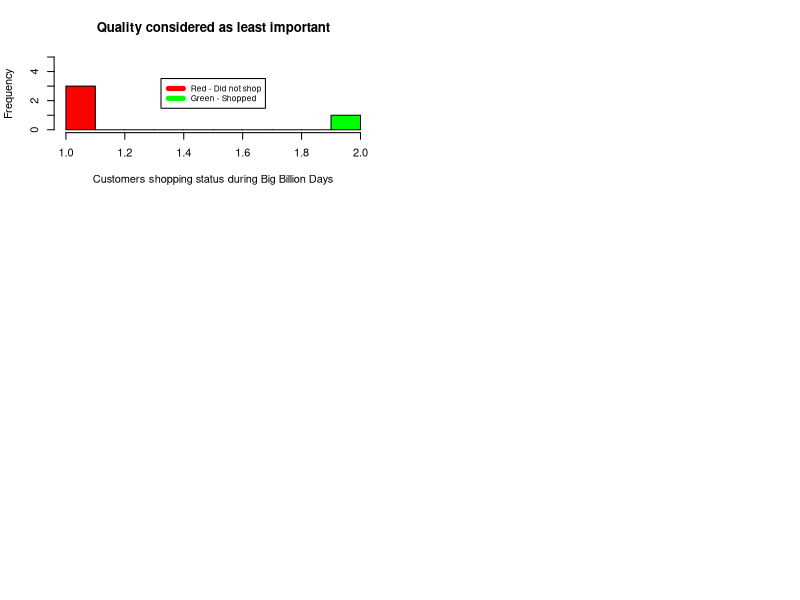

This chart was generated by the following R code: (Note: this script raises an error after producing the figure.)
data<- read.csv('data.csv')

View(data)

#Q1. Does age affect the customers being aware of 'The Big Billion Days' sale?
#H0: Age does not affect customers being aware of 'The Big Billion Days' sale.
#H1: Age influences customers being aware of 'The Big Billion Days' sale.
#Performing chi-square test since both the variables are categorical.
chisq.test(data$Have.you.heard.about..The.Big.Billion.Days..,data$Your.age.group.range)
#Since p < 0.05, we accept alternative hypothesis i.e age affects customers being aware of 'The Big Billion Days' sale.

#Q2. Does age influence customers shopping during 'The Big Billion Days' sale?
#H0: Age does not influence customers shopping during 'The Big Billion Days' sale.
#H1: Age influences customers shopping during 'The Big Billion Days' sale.
#Performing chi-square test since both the variables are categorical.
chisq.test(data$Have.you.shopped.during..The.Big.Billion.Days..,data$Your.age.group.range)
#Since p > 0.05, we accept null hypothesis i.e age does not influence customers shopping during 'The Big Billion Days' sale.

#Q3. Does the customer's type of city that they live in affect their awareness of 'The Big Billion Days' sale?
#H0: Customer's type of city does not affect their awareness of 'The Big Billion Days' sale.
#H1: Customer's type of city affects their awareness of 'The Big Billion Days' sale.
chisq.test(data$Have.you.heard.about..The.Big.Billion.Days..,data$The.city.you.stay)
#Since p > 0.05, we accept null hypothesis i.e customer's type of city does not affect their awareness of 'The Big Billion Days' sale.

#Q4. Does the customer's type of city that they live in affect their shopping during 'The Big Billion Days' sale?
#H0: Customer's type of city does not affect their shopping during 'The Big Billion Days' sale.
#H1: Customer's type of city does affect their shopping during 'The Big Billion Days' sale.
chisq.test(data$Have.you.shopped.during..The.Big.Billion.Days..,data$The.city.you.stay)
#Since p > 0.05, we accept null hypothesis i.e customer's type of city does not affect their shopping during 'The Big Billion Days' sale.

#Q5. Does the customer's profession affect their awareness of 'The Big Billion Days' sale?
#H0: Customer's profession does not affect their awareness of 'The Big Billion Days' sale.
#H1: Customer's profession affects their awareness of 'The Big Billion Days' sale.
chisq.test(data$Profession.that.you.belong.to,data$Have.you.heard.about..The.Big.Billion.Days..)
#Since p < 0.05, we accept alternative hypothesis i.e customer's profession affects their awareness of 'The Big Billion Days' sale.

#Q6. Does the customer's profession affect their shopping during 'The Big Billion Days' sale?
#H0: Customer's profession does not affect their shopping during 'The Big Billion Days' sale.
#H1: Customer's profession affects their shopping during 'The Big Billion Days' sale.
chisq.test(data$Profession.that.you.belong.to,data$Have.you.shopped.during..The.Big.Billion.Days..)
#Since p > 0.05, we accept null hypothesis i.e customer's profession does not affect their shopping during 'The Big Billion Days' sale.

#Q7. Is there any association between the customers knowing about 'The Big Billion Days' sale and the customer's frequency of shopping?
#H0: There is no association between the customers knowing about 'The Big Billion Days' sale and the customer's frequency of shopping.
#H1: There is an association between the customers knowing about 'The Big Billion Days' sale and the customer's frequency of shopping.
chisq.test(data$Have.you.heard.about..The.Big.Billion.Days..,data$How.often.do.you.shop.from.Flipkart.)
#Since p > 0.05, we accept null hypothesis i.e there is no association between the customers knowing about 'The Big Billion Days' sale and the customer's frequency of shopping.

#Q8. Does customer satisfaction during the sale influence in making customers join the Flipkart Plus membership?
#H0: Customer satisfaction during the sale does not influence in making customers join the Flipkart Plus membership.
#H1: Customer satisfaction during the sale influences in making customers join the Flipkart Plus membership.
chisq.test(data$Are.you.satisfied.with.the.products.on.sale.during..The.Big.Billion.Days.,data$Would.you.consider.joining.Flipkart.Plus.Membership.to.avail.additional.benefits.from..The.Big.Billion.Days..)
#Since p < 0.05, we accept alternative hypothesis i.e customer satisfaction from the products on sale during 'The Big Billion Days' influences in making customers join the Flipkart Plus membership.

#Q9. Does frequency of shopping on Flipkart influence customers from joining Flipkart Plus Membership?
#H0: Frequency of shopping on Flipkart does not influence customers from joining Flipkart Plus Membership?
#H1: Frequency of shopping on Flipkart influences customers from joining Flipkart Plus Membership?
chisq.test(data$How.often.do.you.shop.from.Flipkart.,data$Would.you.consider.joining.Flipkart.Plus.Membership.to.avail.additional.benefits.from..The.Big.Billion.Days..)
#Since p > 0.05, we accept null hypothesis i.e frequency of shopping on Flipkart does not influence customers from joining Flipkart Plus Membership.

#Q10. Does customer profession influence in joining Flipkart Plus Membership to get additional benefits?
#H0: Profession does not influence in joining Flipkart Plus Membership.
#H1: Profession influences in joining Flipkart Plus Membership.
chisq.test(data$Profession.that.you.belong.to,data$Would.you.consider.joining.Flipkart.Plus.Membership.to.avail.additional.benefits.from..The.Big.Billion.Days..)
#Since p > 0.05, we accept null hypothesis i.e profession does not influence customers joining in Flipkart Plus Membership.

#Q11. Does customer's satisfaction to shop on Flipkart compared to other e-commerce companies influence whether the customer has shopped during 'The Big Billion Days'?
#H0: Customer's satisfaction to shop on Flipkart does not influence whether the customer has shopped during 'The Big Billion Days'.
#H1: Customer's satisfaction to shop on Flipkart influences whether the customer has shopped during 'The Big Billion Days'.
chisq.test(data$How.satisfied.would.you.be.when.considering.to.purchase.products.from.the.following.e.commerce.companies...Flipkart.,data$Have.you.shopped.during..The.Big.Billion.Days..)
#Since p < 0.05, we accept alternative hypothesis i.e customer's satisfaction to shop on Flipkart compared to other e-commerce companies influences whether the customer has shopped during 'The Big Billion Days'.

#Q12. Does customer satisfaction with the products on sale during 'The Big Billion Days' influence customer's satisfaction to shop on Flipkart compared to other e-commerce companies?
#H1: Customer's satisfaction with the products on sale during 'The Big Billion Days' does not influence customer's satisfaction to shop on Flipkart.
#H0: Customer's satisfaction with the products on sale during 'The Big Billion Days' influences customer's satisfaction to shop on Flipkart.
chisq.test(data$Are.you.satisfied.with.the.products.on.sale.during..The.Big.Billion.Days.,data$How.satisfied.would.you.be.when.considering.to.purchase.products.from.the.following.e.commerce.companies...Flipkart.)
#Since p < 0.05, we accept alternative hypothesis i.e customer's satisfaction with the products on sale during 'The Big Billion Days' influences customer's satisfaction to shop on Flipkart compared to other e-commerce companies.

#Visualization of Multiple criteria dimensional analysis(MCDA)
#Comparing customers who have shopped and did not shop during big billions day sale to what factors(Quality,Price,Brand,Review,Discount Percentage) do they consider when they purchase a product during online sale season.
a<-as.factor(data$Have.you.shopped.during..The.Big.Billion.Days..)
bigbilliondayshopped<-as.numeric(a) #No is 1 and Yes is 2.


#Quality considered as a factor for purchase:
par(mfrow=c(3,2))
hist(bigbilliondayshopped[data$On.a.scale.of.1.5..1.being.least.and.5.being.most...rate.the.following.important.factors.that.you.would.consider.while.shopping.during.the.sale.season...Quality.==1],ylim=c(0,5),xlab='Customers shopping status during Big Billion Days',main='Quality considered as least important',col=c('red','green'),breaks=10)+legend("center", c("Red - Did not shop", "Green - Shopped"), col=c("red", "green"), lwd=5,cex=0.75)
hist(bigbilliondayshopped[data$On.a.scale.of.1.5..1.being.least.and.5.being.most...rate.the.following.important.factors.that.you.would.consider.while.shopping.during.the.sale.season...Quality.==2],ylim=c(0,5),xlab='Customers shopping status during Big Billion Days',main='Quality considered as slightly important',col=c('red','green'),breaks=10)+legend("center", c("Red - Did not shop", "Green - Shopped"), col=c("red", "green"), lwd=5,cex=0.75)
hist(bigbilliondayshopped[data$On.a.scale.of.1.5..1.being.least.and.5.being.most...rate.the.following.important.factors.that.you.would.consider.while.shopping.during.the.sale.season...Quality.==3],ylim=c(0,15),xlab='Customers shopping status during Big Billion Days',main='Quality considered as important',col=c('red','green'),breaks=10)+legend("center", c("Red - Did not shop", "Green - Shopped"), col=c("red", "green"), lwd=5,cex=0.75)
hist(bigbilliondayshopped[data$On.a.scale.of.1.5..1.being.least.and.5.being.most...rate.the.following.important.factors.that.you.would.consider.while.shopping.during.the.sale.season...Quality.==4],ylim=c(0,30),xlab='Customers shopping status during Big Billion Days',main='Quality considered as fairly important',col=c('red','green'),breaks=10)+legend("center", c("Red - Did not shop", "Green - Shopped"), col=c("red", "green"), lwd=5,cex=0.75)
hist(bigbilliondayshopped[data$On.a.scale.of.1.5..1.being.least.and.5.being.most...rate.the.following.important.factors.that.you.would.consider.while.shopping.during.the.sale.season...Quality.==5],ylim=c(0,35),xlab='Customers shopping status during Big Billion Days',main='Quality considered as very important',col=c('red','green'),breaks=10)+legend("center", c("Red - Did not shop", "Green - Shopped"), col=c("red", "green"), lwd=5,cex=0.75)

#Hypothesis testing
#If the customer did or did not shop during the Big Billion Days sale, does it influence their preference of choosing quality as a factor before purchasing a product during  the sale?
#H0: Customer shopping status during the Big Billion Days sale does not influence their preference of choosing quality as a factor before purchasing a product during sale.
#H1: Customer shopping status during the Big Billion Days sale does influence their preference of choosing quality as a factor before purchasing a product during sale.
chisq.test(data$Have.you.shopped.during..The.Big.Billion.Days..,data$On.a.scale.of.1.5..1.being.least.and.5.being.most...rate.the.following.important.factors.that.you.would.consider.while.shopping.during.the.sale.season...Quality.)
#Since p > 0.05, we accept alternative hypothesis i.e customer shopping status during the Big Billion Days sale does not influence their preference of choosing quality as a factor before purchasing a product during sale.


#Brand considered as a factor for purchase:
par(mfrow=c(3,2))
hist(bigbilliondayshopped[data$On.a.scale.of.1.5..1.being.least.and.5.being.most...rate.the.following.important.factors.that.you.would.consider.while.shopping.during.the.sale.season...Brand.==1],ylim=c(0,5),xlab='Customers shopping status during Big Billion Days',main='Brand considered as least important',col=c('red','green'),breaks=10)+legend("center", c("Red - Did not shop", "Green - Shopped"), col=c("red", "green"), lwd=5,cex=0.75)
hist(bigbilliondayshopped[data$On.a.scale.of.1.5..1.being.least.and.5.being.most...rate.the.following.important.factors.that.you.would.consider.while.shopping.during.the.sale.season...Brand.==2],ylim=c(0,5),xlab='Customers shopping status during Big Billion Days',main='Brand considered as slightly important',col=c('red','green'),breaks=10)+legend("center", c("Red - Did not shop", "Green - Shopped"), col=c("red", "green"), lwd=5,cex=0.75)
hist(bigbilliondayshopped[data$On.a.scale.of.1.5..1.being.least.and.5.being.most...rate.the.following.important.factors.that.you.would.consider.while.shopping.during.the.sale.season...Brand.==3],ylim=c(0,20),xlab='Customers shopping status during Big Billion Days',main='Brand considered as important',col=c('red','green'),breaks=10)+legend("center", c("Red - Did not shop", "Green - Shopped"), col=c("red", "green"), lwd=5,cex=0.75)
hist(bigbilliondayshopped[data$On.a.scale.of.1.5..1.being.least.and.5.being.most...rate.the.following.important.factors.that.you.would.consider.while.shopping.during.the.sale.season...Brand.==4],ylim=c(0,20),xlab='Customers shopping status during Big Billion Days',main='Brand considered as fairly important',col=c('red','green'),breaks=10)+legend("center", c("Red - Did not shop", "Green - Shopped"), col=c("red", "green"), lwd=5,cex=0.75)
hist(bigbilliondayshopped[data$On.a.scale.of.1.5..1.being.least.and.5.being.most...rate.the.following.important.factors.that.you.would.consider.while.shopping.during.the.sale.season...Brand.==5],ylim=c(0,30),xlab='Customers shopping status during Big Billion Days',main='Brand considered as very important',col=c('red','green'),breaks=10)+legend("center", c("Red - Did not shop", "Green - Shopped"), col=c("red", "green"), lwd=5,cex=0.75)

#Hypothesis testing
#If the customer did or did not shop during the Big Billion Days sale, does it influence their preference of choosing brand as a factor before purchasing a product during  the sale?
#H0: Customer shopping status during the Big Billion Days sale does not influence their preference of choosing brand as a factor before purchasing a product during sale.
#H1: Customer shopping status during the Big Billion Days sale does influence their preference of choosing brand as a factor before purchasing a product during sale.
chisq.test(data$Have.you.shopped.during..The.Big.Billion.Days..,data$On.a.scale.of.1.5..1.being.least.and.5.being.most...rate.the.following.important.factors.that.you.would.consider.while.shopping.during.the.sale.season...Brand.)
#Since p > 0.05, we accept null hypothesis i.e customer shopping status during the Big Billion Days sale does not influence their preference of choosing brand as a factor before purchasing a product during sale.


#Price considered as a factor for purchase:
par(mfrow=c(3,2))
hist(bigbilliondayshopped[data$On.a.scale.of.1.5..1.being.least.and.5.being.most...rate.the.following.important.factors.that.you.would.consider.while.shopping.during.the.sale.season...Price.==1],ylim=c(0,5),xlab='Customers shopping status during Big Billion Days',main='Price considered as least important',col=c('red','green'),breaks=10)+legend("center", c("Red - Did not shop", "Green - Shopped"), col=c("red", "green"), lwd=5,cex=0.75)
hist(bigbilliondayshopped[data$On.a.scale.of.1.5..1.being.least.and.5.being.most...rate.the.following.important.factors.that.you.would.consider.while.shopping.during.the.sale.season...Price.==2],ylim=c(0,5),xlab='Customers shopping status during Big Billion Days',main='Price considered as slightly important',col=c('red','green'),breaks=10)+legend("center", c("Red - Did not shop", "Green - Shopped"), col=c("red", "green"), lwd=5,cex=0.75)
hist(bigbilliondayshopped[data$On.a.scale.of.1.5..1.being.least.and.5.being.most...rate.the.following.important.factors.that.you.would.consider.while.shopping.during.the.sale.season...Price.==3],ylim=c(0,15),xlab='Customers shopping status during Big Billion Days',main='Price considered as important',col=c('red','green'),breaks=10)+legend("center", c("Red - Did not shop", "Green - Shopped"), col=c("red", "green"), lwd=5,cex=0.75)
hist(bigbilliondayshopped[data$On.a.scale.of.1.5..1.being.least.and.5.being.most...rate.the.following.important.factors.that.you.would.consider.while.shopping.during.the.sale.season...Price.==4],ylim=c(0,30),xlab='Customers shopping status during Big Billion Days',main='Price considered as fairly important',col=c('red','green'),breaks=10)+legend("center", c("Red - Did not shop", "Green - Shopped"), col=c("red", "green"), lwd=5,cex=0.75)
hist(bigbilliondayshopped[data$On.a.scale.of.1.5..1.being.least.and.5.being.most...rate.the.following.important.factors.that.you.would.consider.while.shopping.during.the.sale.season...Price.==5],ylim=c(0,30),xlab='Customers shopping status during Big Billion Days',main='Price considered as very important',col=c('red','green'),breaks=10)+legend("center", c("Red - Did not shop", "Green - Shopped"), col=c("red", "green"), lwd=5,cex=0.75)

#Hypothesis testing
#If the customer did or did not shop during the Big Billion Days sale, does it influence their preference of choosing price as a factor before purchasing a product during  the sale?
#H0: Customer shopping status during the Big Billion Days sale does not influence their preference of choosing price as a factor before purchasing a product during sale.
#H1: Customer shopping status during the Big Billion Days sale does influence their preference of choosing price as a factor before purchasing a product during sale.
chisq.test(data$Have.you.shopped.during..The.Big.Billion.Days..,data$On.a.scale.of.1.5..1.being.least.and.5.being.most...rate.the.following.important.factors.that.you.would.consider.while.shopping.during.the.sale.season...Price.)
#Since p > 0.05, we accept null hypothesis i.e customer shopping status during the Big Billion Days sale does not influence their preference of choosing price as a factor before purchasing a product during sale.


#Reviews considered as a factor for purchase:
par(mfrow=c(3,2))
hist(bigbilliondayshopped[data$On.a.scale.of.1.5..1.being.least.and.5.being.most...rate.the.following.important.factors.that.you.would.consider.while.shopping.during.the.sale.season...Price.==1],ylim=c(0,5),xlab='Customers shopping status during Big Billion Days',main='Reviews considered as least important',col=c('red','green'),breaks=10)+legend("center", c("Red - Did not shop", "Green - Shopped"), col=c("red", "green"), lwd=5,cex=0.75)
hist(bigbilliondayshopped[data$On.a.scale.of.1.5..1.being.least.and.5.being.most...rate.the.following.important.factors.that.you.would.consider.while.shopping.during.the.sale.season...Price.==2],ylim=c(0,5),xlab='Customers shopping status during Big Billion Days',main='Reviews considered as slightly important',col=c('red','green'),breaks=10)+legend("center", c("Red - Did not shop", "Green - Shopped"), col=c("red", "green"), lwd=5,cex=0.75)
hist(bigbilliondayshopped[data$On.a.scale.of.1.5..1.being.least.and.5.being.most...rate.the.following.important.factors.that.you.would.consider.while.shopping.during.the.sale.season...Price.==3],ylim=c(0,15),xlab='Customers shopping status during Big Billion Days',main='Reviews considered as important',col=c('red','green'),breaks=10)+legend("center", c("Red - Did not shop", "Green - Shopped"), col=c("red", "green"), lwd=5,cex=0.75)
hist(bigbilliondayshopped[data$On.a.scale.of.1.5..1.being.least.and.5.being.most...rate.the.following.important.factors.that.you.would.consider.while.shopping.during.the.sale.season...Price.==4],ylim=c(0,30),xlab='Customers shopping status during Big Billion Days',main='Reviews considered as fairly important',col=c('red','green'),breaks=10)+legend("center", c("Red - Did not shop", "Green - Shopped"), col=c("red", "green"), lwd=5,cex=0.75)
hist(bigbilliondayshopped[data$On.a.scale.of.1.5..1.being.least.and.5.being.most...rate.the.following.important.factors.that.you.would.consider.while.shopping.during.the.sale.season...Price.==5],ylim=c(0,30),xlab='Customers shopping status during Big Billion Days',main='Reviews considered as very important',col=c('red','green'),breaks=10)+legend("center", c("Red - Did not shop", "Green - Shopped"), col=c("red", "green"), lwd=5,cex=0.75)

#Hypothesis testing
#If the customer did or did not shop during the Big Billion Days sale, does it influence their preference of choosing reviews as a factor before purchasing a product during  the sale?
#H0: Customer shopping status during the Big Billion Days sale does not influence their preference of choosing reviews as a factor before purchasing a product during sale.
#H1: Customer shopping status during the Big Billion Days sale does influence their preference of choosing reviews as a factor before purchasing a product during sale.
chisq.test(data$Have.you.shopped.during..The.Big.Billion.Days..,data$On.a.scale.of.1.5..1.being.least.and.5.being.most...rate.the.following.important.factors.that.you.would.consider.while.shopping.during.the.sale.season...Reviews.)
#Since p > 0.05, we accept null hypothesis i.e customer shopping status during the Big Billion Days sale does not influence their preference of choosing reviews as a factor before purchasing a product during sale.


#Discount Percentage considered as a factor for purchase:
par(mfrow=c(3,2))
hist(bigbilliondayshopped[data$On.a.scale.of.1.5..1.being.least.and.5.being.most...rate.the.following.important.factors.that.you.would.consider.while.shopping.during.the.sale.season...Discount.Percentage.==1],ylim=c(0,5),xlab='Customers shopping status during Big Billion Days',main='Discount Percentage considered as least important',col=c('red','green'),breaks=10)+legend("center", c("Red - Did not shop", "Green - Shopped"), col=c("red", "green"), lwd=5,cex=0.75)
hist(bigbilliondayshopped[data$On.a.scale.of.1.5..1.being.least.and.5.being.most...rate.the.following.important.factors.that.you.would.consider.while.shopping.during.the.sale.season...Discount.Percentage.==2],ylim=c(0,5),xlab='Customers shopping status during Big Billion Days',main='Discount Percentage considered as slightly important',col=c('red','green'),breaks=10)+legend("center", c("Red - Did not shop", "Green - Shopped"), col=c("red", "green"), lwd=5,cex=0.75)
hist(bigbilliondayshopped[data$On.a.scale.of.1.5..1.being.least.and.5.being.most...rate.the.following.important.factors.that.you.would.consider.while.shopping.during.the.sale.season...Discount.Percentage.==3],ylim=c(0,15),xlab='Customers shopping status during Big Billion Days',main='Discount Percentage considered as important',col=c('red','green'),breaks=10)+legend("center", c("Red - Did not shop", "Green - Shopped"), col=c("red", "green"), lwd=5,cex=0.75)
hist(bigbilliondayshopped[data$On.a.scale.of.1.5..1.being.least.and.5.being.most...rate.the.following.important.factors.that.you.would.consider.while.shopping.during.the.sale.season...Discount.Percentage.==4],ylim=c(0,30),xlab='Customers shopping status during Big Billion Days',main='Discount Percentage considered as fairly important',col=c('red','green'),breaks=10)+legend("center", c("Red - Did not shop", "Green - Shopped"), col=c("red", "green"), lwd=5,cex=0.75)
hist(bigbilliondayshopped[data$On.a.scale.of.1.5..1.being.least.and.5.being.most...rate.the.following.important.factors.that.you.would.consider.while.shopping.during.the.sale.season...Discount.Percentage.==5],ylim=c(0,30),xlab='Customers shopping status during Big Billion Days',main='Discount Percentage considered as very important',col=c('red','green'),breaks=10)+legend("center", c("Red - Did not shop", "Green - Shopped"), col=c("red", "green"), lwd=5,cex=0.75)

#Hypothesis testing
#If the customer did or did not shop during the Big Billion Days sale, does it influence their preference of choosing discount percentage as a factor before purchasing a product during  the sale?
#H0: Customer shopping status during the Big Billion Days sale does not influence their preference of choosing discount percentage as a factor before purchasing a product during sale.
#H1: Customer shopping status during the Big Billion Days sale does influence their preference of choosing discount percentage as a factor before purchasing a product during sale.
chisq.test(data$Have.you.shopped.during..The.Big.Billion.Days..,data$On.a.scale.of.1.5..1.being.least.and.5.being.most...rate.the.following.important.factors.that.you.would.consider.while.shopping.during.the.sale.season...Discount.Percentage.)
#Since p > 0.05, we accept null hypothesis i.e customer shopping status during the Big Billion Days sale does not influence their preference of choosing discount percentage as a factor before purchasing a product during sale.

